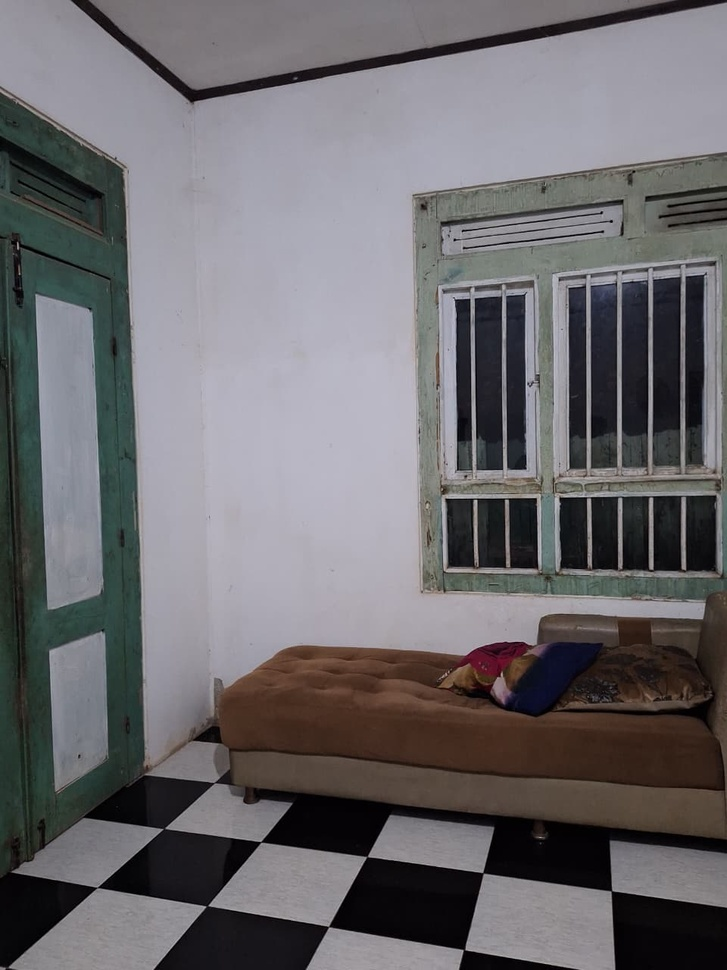
#> input picture images/Gambar 1.jpeg, 727 x 970 px, shrunk from 960 x 1280 before the run, found by its file name
$ jupyter execute sift-panorama.ipynb
#> lines starting #> are read from the running program, lines starting #| are printed output that depends on the picture
[cell 1]
# This Python 3 environment comes with many helpful analytics libraries installed
# It is defined by the kaggle/python Docker image: https://github.com/kaggle/docker-python
# For example, here's several helpful packages to load

import numpy as np # linear algebra
import pandas as pd # data processing, CSV file I/O (e.g. pd.read_csv)

# Input data files are available in the read-only "../input/" directory
# For example, running this (by clicking run or pressing Shift+Enter) will list all files under the input directory

import os
for dirname, _, filenames in os.walk('/kaggle/input'):
    for filename in filenames:
        print(os.path.join(dirname, filename))

# You can write up to 20GB to the current directory (/kaggle/working/) that gets preserved as output when you create a version using "Save & Run All"
# You can also write temporary files to /kaggle/temp/, but they won't be saved outside of the current session

[cell 2]
import cv2
import numpy as np
import math
from matplotlib import pyplot as plt

[cell 3]
img = cv2.imread('/kaggle/input/image-sift/Gambar 1.jpeg')
#> img is the input picture: shape (970, 727, 3); mean B, G, R 109.1, 106, 108.1

img_rgb = cv2.cvtColor(img, cv2.COLOR_BGR2RGB)
gray = cv2.cvtColor(img, cv2.COLOR_BGR2GRAY)

sift = cv2.SIFT_create()

keypoints, descriptors = sift.detectAndCompute(gray, None)
#> keypoints = 1110 keypoints; strongest (x, y, size): (611, 221, 2), (601, 213, 1.9), (602, 232, 1.9), (475, 502, 2.7)

print("Jumlah keypoints:", len(keypoints))
#| Jumlah keypoints: 1110

img_kp = cv2.drawKeypoints(
    img_rgb,
    keypoints,
    None,
    flags=cv2.DRAW_MATCHES_FLAGS_DRAW_RICH_KEYPOINTS
)
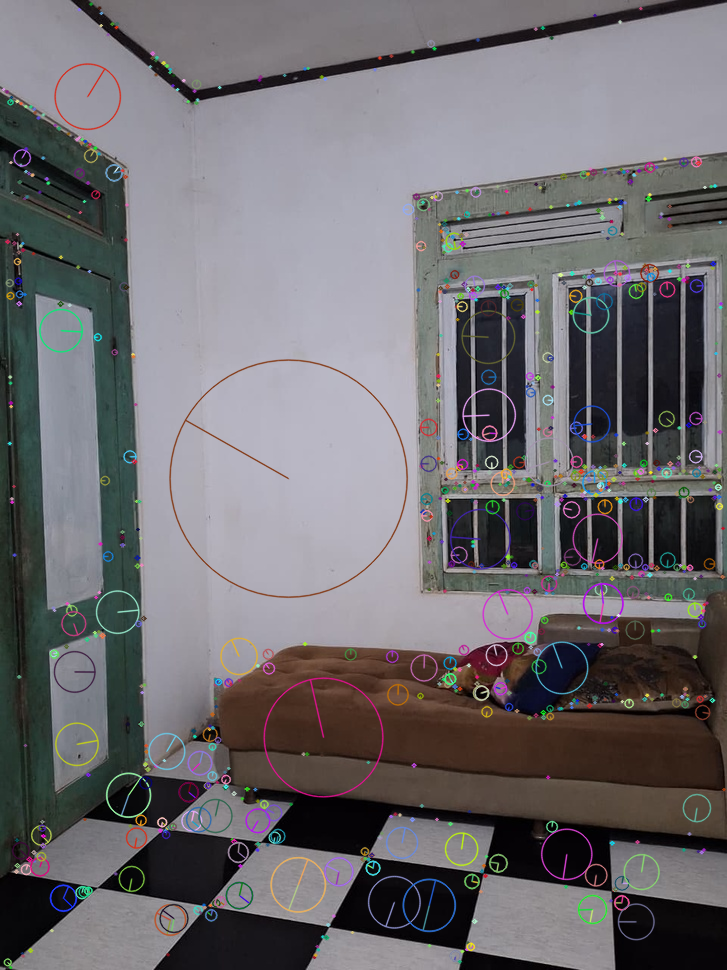
#> img_kp: shape (970, 727, 3); mean R, G, B 109.8, 107.4, 110.9

plt.figure(figsize=(10, 6))
plt.imshow(img_kp)
plt.title("SIFT Keypoints (Scale & Orientation)")
plt.axis('off')
plt.show()

[cell 4]
img = cv2.imread('/kaggle/input/image-sift/Gambar 1.jpeg')
gray = cv2.cvtColor(img, cv2.COLOR_BGR2GRAY)

sigma = 1.6
k = 1.6
sigma_k = sigma * k

blur_sigma = cv2.GaussianBlur(gray, (0, 0), sigmaX=sigma)

blur_sigma_k = cv2.GaussianBlur(gray, (0, 0), sigmaX=sigma_k)

dog = cv2.subtract(blur_sigma_k, blur_sigma)
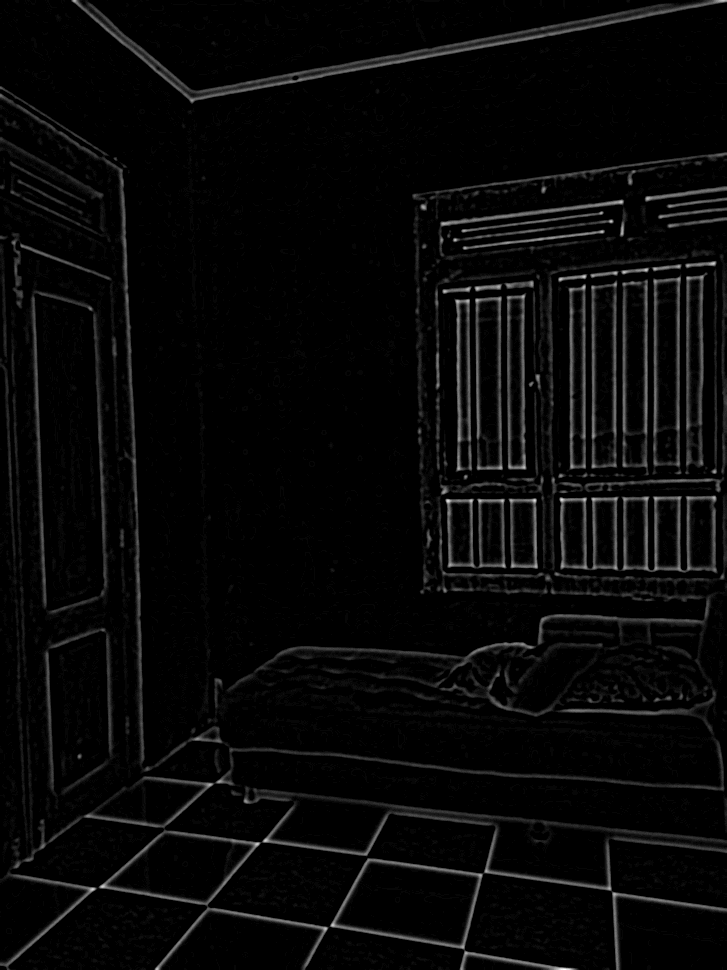
#> dog: shape (970, 727); min 0, max 32, mean 1; drawn with min black and max white

plt.figure(figsize=(15, 5))

plt.subplot(1, 3, 1)
plt.imshow(blur_sigma, cmap='gray')
plt.title(r"Gaussian Blur ($\sigma$)")
plt.axis('off')

plt.subplot(1, 3, 2)
plt.imshow(blur_sigma_k, cmap='gray')
plt.title(r"Gaussian Blur ($k\sigma$)")
plt.axis('off')

plt.subplot(1, 3, 3)
plt.imshow(dog, cmap='gray')
plt.title("Difference of Gaussian (DoG)")
plt.axis('off')

plt.tight_layout()
plt.show()
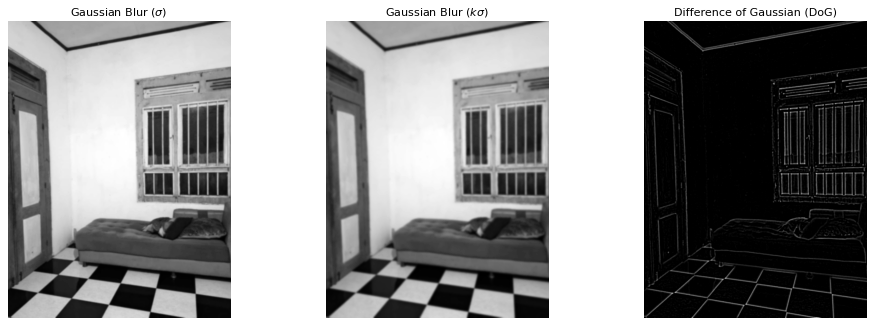
#> figure drawn by matplotlib, 3 panels

[cell 5]
img1 = cv2.imread('/kaggle/input/image-sift/Gambar 1.jpeg')
img2 = cv2.imread('/kaggle/input/image-sift/Gambar 2.jpeg')
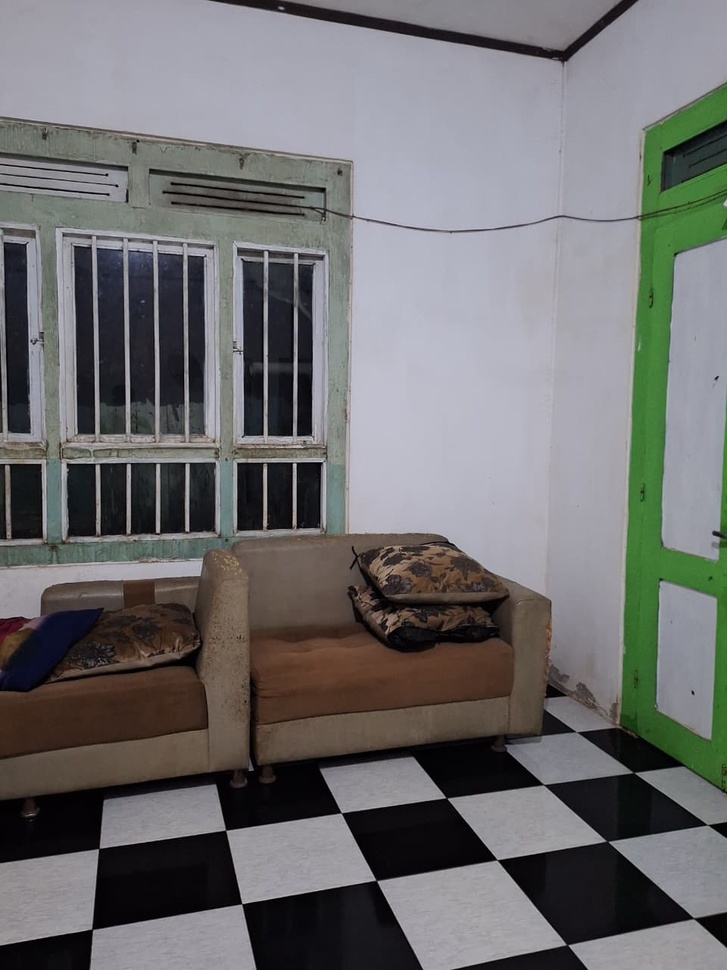
#> input picture images/Gambar 2.jpeg, 727 x 970 px, shrunk from 960 x 1280 before the run, found by its file name
#> img2 is the input picture: shape (970, 727, 3); mean B, G, R 111.1, 110.5, 111

# Convert BGR to RGB (for matplotlib)
img1_rgb = cv2.cvtColor(img1, cv2.COLOR_BGR2RGB)
img2_rgb = cv2.cvtColor(img2, cv2.COLOR_BGR2RGB)

# Convert to grayscale
gray1 = cv2.cvtColor(img1, cv2.COLOR_BGR2GRAY)
gray2 = cv2.cvtColor(img2, cv2.COLOR_BGR2GRAY)
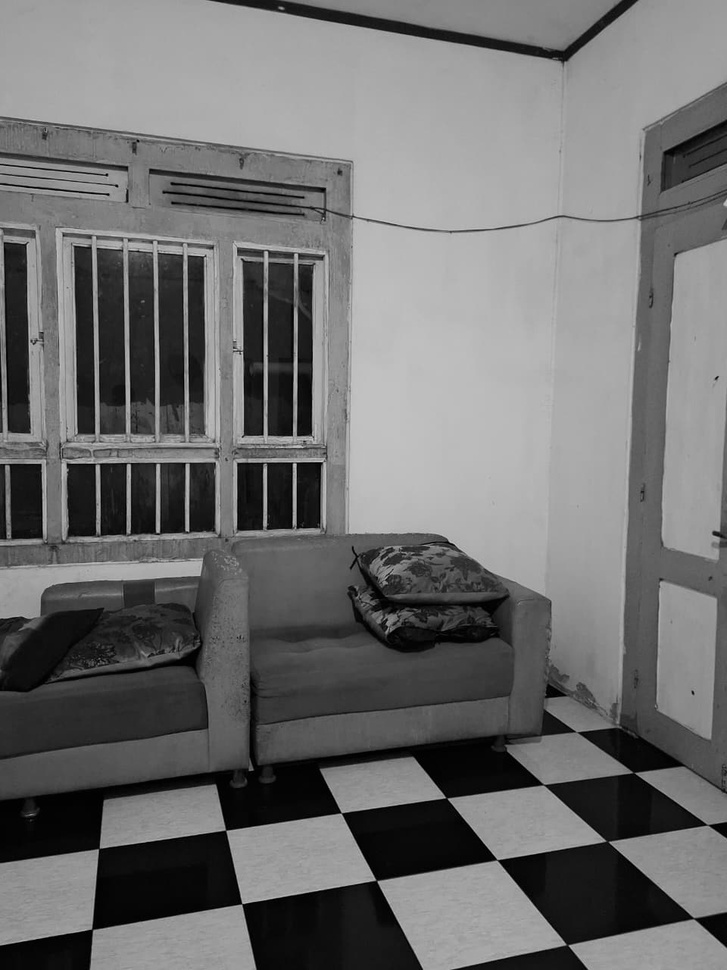
#> gray2: shape (970, 727); min 0, max 205, mean 110.7

sift = cv2.SIFT_create()

kp1, des1 = sift.detectAndCompute(gray1, None)
#> kp1 has the same summary as keypoints
kp2, des2 = sift.detectAndCompute(gray2, None)
#> kp2 = 1457 keypoints; strongest (x, y, size): (107, 175, 1.9), (117, 186, 1.9), (108, 194, 1.9), (158, 530, 3.3)

print("Keypoints img1:", len(kp1))
#| Keypoints img1: 1110
print("Keypoints img2:", len(kp2))
#| Keypoints img2: 1457

bf = cv2.BFMatcher(cv2.NORM_L2)

matches = bf.knnMatch(des1, des2, k=2)
#> matches = 1110 matches

good_matches = []
ratio = 0.7
for m, n in matches:
    if m.distance < ratio * n.distance:
        good_matches.append(m)
#> after the loop, good_matches = 203 matches

print("Good matches:", len(good_matches))
#| Good matches: 203

matched_img = cv2.drawMatches(
    img1_rgb, kp1,
    img2_rgb, kp2,
    good_matches[:100], None,
    flags=cv2.DrawMatchesFlags_NOT_DRAW_SINGLE_POINTS
)
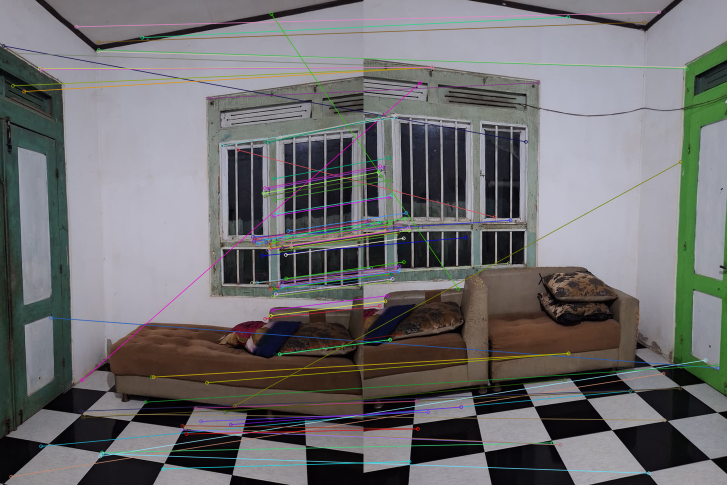
#> matched_img: shape (970, 1454, 3) (shown at 1/2 size); mean R, G, B 110.6, 109.8, 111.2

plt.figure(figsize=(14, 7))
plt.imshow(matched_img)
plt.axis('off')
plt.title("SIFT Feature Matching")
plt.show()

[cell 6]
img1 = cv2.imread('/kaggle/input/image-sift/Gambar 1.jpeg')
img2 = cv2.imread('/kaggle/input/image-sift/Gambar 2.jpeg')

img1_rgb = cv2.cvtColor(img1, cv2.COLOR_BGR2RGB)
img2_rgb = cv2.cvtColor(img2, cv2.COLOR_BGR2RGB)

gray1 = cv2.cvtColor(img1, cv2.COLOR_BGR2GRAY)
gray2 = cv2.cvtColor(img2, cv2.COLOR_BGR2GRAY)

sift = cv2.SIFT_create()

kp1, des1 = sift.detectAndCompute(gray1, None)
kp2, des2 = sift.detectAndCompute(gray2, None)

print("Keypoints img1:", len(kp1))
#| Keypoints img1: 1110
print("Keypoints img2:", len(kp2))
#| Keypoints img2: 1457

bf = cv2.BFMatcher(cv2.NORM_L2)
matches = bf.knnMatch(des1, des2, k=2)

good_matches = []
for m, n in matches:
    if m.distance < 0.75 * n.distance:
        good_matches.append(m)
#> after the loop, good_matches = 235 matches

print("Good matches:", len(good_matches))
#| Good matches: 235

pts1 = np.float32([kp1[m.queryIdx].pt for m in good_matches]).reshape(-1, 1, 2)
#> pts1 = 235 rows, first 8: [6.63, 91.43], [21.92, 952.9], [25.52, 171.1], [30.35, 106.4], [37.24, 855.3], [47.83, 182.6], [78.84, 137.3], [81.48, 892.2]
pts2 = np.float32([kp2[m.trainIdx].pt for m in good_matches]).reshape(-1, 1, 2)
#> pts2 = 235 rows, first 8: [324.3, 283.3], [599.6, 746.9], [136.9, 134.1], [136.9, 134.1], [362.8, 532.5], [136.9, 134.1], [136.9, 134.1], [533.1, 781.5]

H, _ = cv2.findHomography(pts1, pts2, cv2.RANSAC, 5.0)
#> H = [[2.17, 0.0253, -1097.6], [0.744, 2.02, -534.2], [0.00158, 6.52e-05, 1]]

h1, w1 = img1.shape[:2]
#> h1 = 970; w1 = 727
h2, w2 = img2.shape[:2]
#> h2 = 970; w2 = 727

corners_img1 = np.float32([
    [0, 0],
    [w1, 0],
    [w1, h1],
    [0, h1]
]).reshape(-1, 1, 2)
#> corners_img1 = [[0, 0], [727, 0], [727, 970], [0, 970]]

corners_img2 = np.float32([
    [0, 0],
    [w2, 0],
    [w2, h2],
    [0, h2]
]).reshape(-1, 1, 2)
#> corners_img2 = [[0, 0], [727, 0], [727, 970], [0, 970]]

warped_corners_img1 = cv2.perspectiveTransform(corners_img1, H)
#> warped_corners_img1 = [[-1097.6, -534.2], [221.8, 3.21], [226.6, 889.4], [-1009.2, 1343.5]]

all_corners = np.concatenate((warped_corners_img1, corners_img2), axis=0)
#> all_corners = [[-1097.6, -534.2], [221.8, 3.21], [226.6, 889.4], [-1009.2, 1343.5], [0, 0], [727, 0], [727, 970], [0, 970]]

x_min, y_min = np.int32(all_corners.min(axis=0).ravel())
#> x_min = -1097; y_min = -534
x_max, y_max = np.int32(all_corners.max(axis=0).ravel())
#> x_max = 727; y_max = 1343

panorama_width  = x_max - x_min
#> panorama_width = 1824
panorama_height = y_max - y_min
#> panorama_height = 1877

translation = np.array([
    [1, 0, -x_min],
    [0, 1, -y_min],
    [0, 0, 1]
])
#> translation = [[1, 0, 1097], [0, 1, 534], [0, 0, 1]]

panorama = cv2.warpPerspective(
    img1,
    translation @ H,
    (panorama_width, panorama_height)
)

panorama[-y_min:h2 - y_min, -x_min:w2 - x_min] = img2
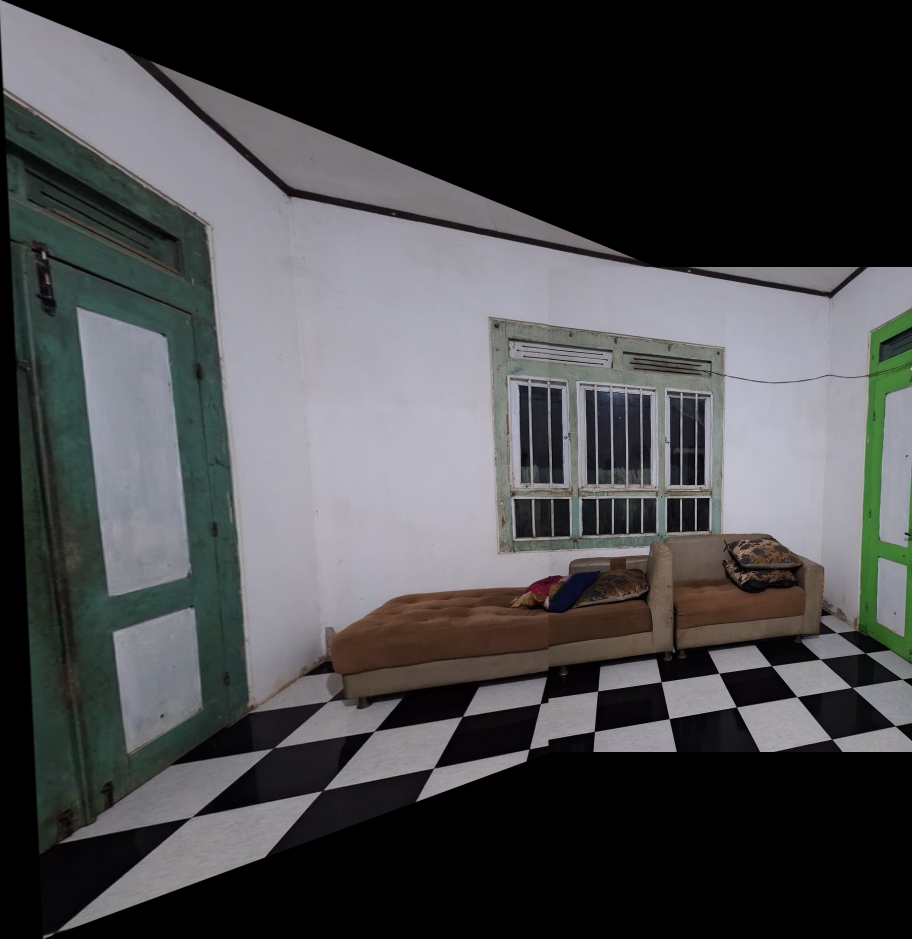
#> panorama: shape (1877, 1824, 3) (shown at 1/2 size); mean B, G, R 74.3, 72.6, 72.2

panorama_rgb = cv2.cvtColor(panorama, cv2.COLOR_BGR2RGB)

matches_vis = cv2.drawMatches(
    img1_rgb, kp1,
    img2_rgb, kp2,
    good_matches[:100],   # batasi agar tidak terlalu padat
    None,
    flags=cv2.DrawMatchesFlags_NOT_DRAW_SINGLE_POINTS
)
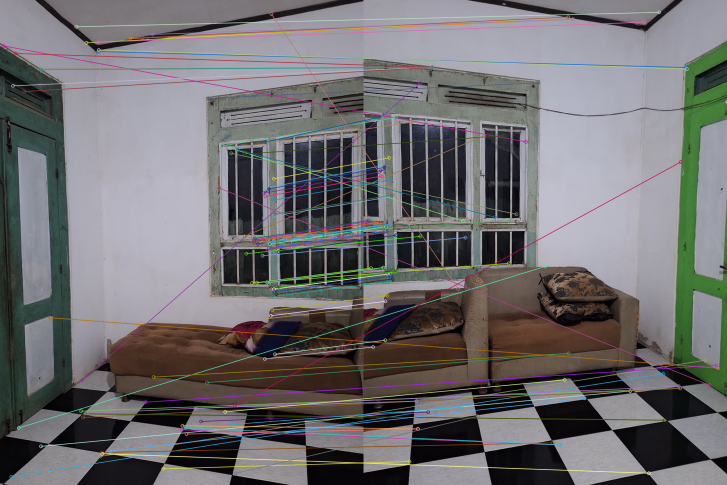
#> matches_vis: shape (970, 1454, 3) (shown at 1/2 size); mean R, G, B 111.6, 110.3, 111.8

plt.figure(figsize=(18, 12))

plt.subplot(3, 2, 1)
plt.imshow(img1_rgb)
plt.title("Before: Image 1 (jalan1.jpg)")
plt.axis('off')

plt.subplot(3, 2, 2)
plt.imshow(img2_rgb)
plt.title("Before: Image 2 (jalan2.jpg)")
plt.axis('off')


plt.subplot(3, 2, (3, 4))
plt.imshow(matches_vis)
plt.title("SIFT Feature Matches (Stitches)")
plt.axis('off')

plt.subplot(3, 2, (5, 6))
plt.imshow(panorama_rgb)
plt.title("After: Panorama (Expanded Canvas)")
plt.axis('off')

plt.tight_layout()
plt.show()
